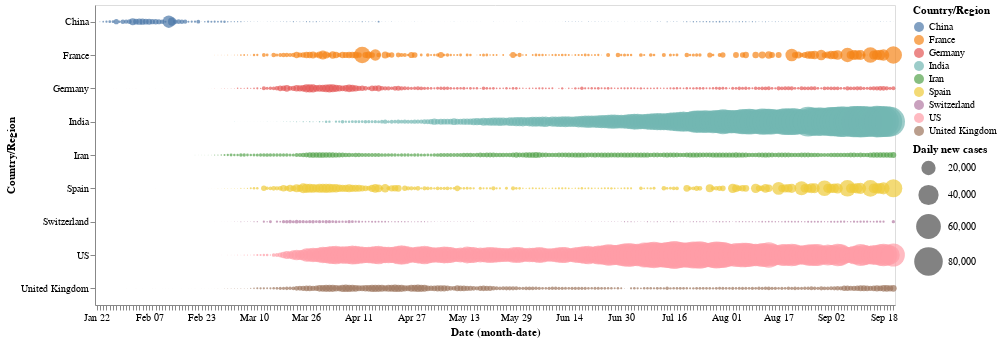

Notebook source saved alongside this figure:
### Code cell
#Let’s create a circle chart to display the day wise New cases,


alt.Chart(selected_countries).mark_circle().encode(
    x='monthdate(Date):O',
    y='Country/Region',
    color='Country/Region',
    size=alt.Size('New cases:Q',
        scale=alt.Scale(range=[0, 1000]),
        legend=alt.Legend(title='Daily new cases')
    ) 
).properties(
    width=800,
    height=300
)

### Figure 1 — Vega-Lite specification as saved in the notebook (floating-point values rounded to 4 significant figures; data arrays with more than 128 entries replaced by an {"elided": "..."} marker saying what was removed)
{"config": {"view": {"continuousWidth": 400, "continuousHeight": 300}}, "data": {"name": "data-b27d306bc5393dd89b2fb82f85b8e43a"}, "mark": "circle", "encoding": {"color": {"field": "Country/Region", "type": "nominal"}, "size": {"field": "New cases", "legend": {"title": "Daily new cases"}, "scale": {"range": [0, 1000]}, "type": "quantitative"}, "x": {"field": "Date", "timeUnit": "monthdate", "type": "ordinal"}, "y": {"field": "Country/Region", "type": "nominal"}}, "height": 300, "width": 800, "$schema": "https://vega.github.io/schema/vega-lite/v4.17.0.json", "datasets": {"data-b27d306bc5393dd89b2fb82f85b8e43a": {"elided": "2196 records"}}}
